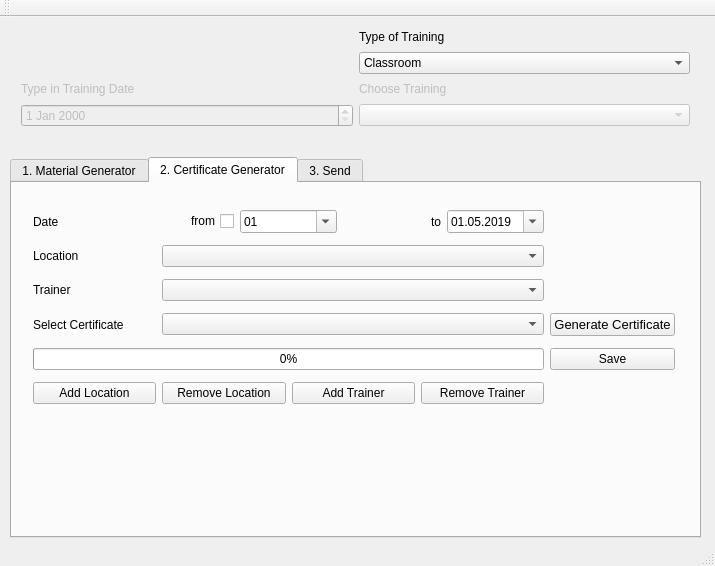
<?xml version="1.0" encoding="UTF-8"?>
<ui version="4.0">
 <class>MainWindow</class>
 <widget class="QMainWindow" name="MainWindow">
  <property name="geometry">
   <rect>
    <x>0</x>
    <y>0</y>
    <width>715</width>
    <height>566</height>
   </rect>
  </property>
  <property name="minimumSize">
   <size>
    <width>626</width>
    <height>566</height>
   </size>
  </property>
  <property name="maximumSize">
   <size>
    <width>900</width>
    <height>900</height>
   </size>
  </property>
  <property name="windowTitle">
   <string>MindSphere Academy Training Tool</string>
  </property>
  <widget class="QWidget" name="centralWidget">
   <widget class="QTabWidget" name="tabWidget">
    <property name="geometry">
     <rect>
      <x>10</x>
      <y>140</y>
      <width>691</width>
      <height>381</height>
     </rect>
    </property>
    <property name="currentIndex">
     <number>1</number>
    </property>
    <widget class="QWidget" name="materialTab">
     <attribute name="title">
      <string>1. Material Generator</string>
     </attribute>
     <widget class="QWidget" name="gridLayoutWidget_2">
      <property name="geometry">
       <rect>
        <x>10</x>
        <y>10</y>
        <width>581</width>
        <height>341</height>
       </rect>
      </property>
      <layout class="QGridLayout" name="gridLayout_2">
       <item row="3" column="0" colspan="4">
        <widget class="QProgressBar" name="progressBarMat">
         <property name="value">
          <number>0</number>
         </property>
        </widget>
       </item>
       <item row="2" column="3">
        <widget class="QPushButton" name="saveMat">
         <property name="text">
          <string>Save </string>
         </property>
        </widget>
       </item>
       <item row="2" column="2">
        <widget class="QPushButton" name="addWat">
         <property name="text">
          <string>Add Watermark</string>
         </property>
        </widget>
       </item>
       <item row="0" column="0" colspan="4">
        <widget class="QTableWidget" name="participants">
         <property name="enabled">
          <bool>true</bool>
         </property>
         <property name="editTriggers">
          <set>QAbstractItemView::AnyKeyPressed|QAbstractItemView::DoubleClicked|QAbstractItemView::EditKeyPressed</set>
         </property>
         <attribute name="horizontalHeaderVisible">
          <bool>false</bool>
         </attribute>
         <attribute name="horizontalHeaderCascadingSectionResizes">
          <bool>false</bool>
         </attribute>
         <attribute name="horizontalHeaderStretchLastSection">
          <bool>true</bool>
         </attribute>
         <column>
          <property name="text">
           <string>Firstname</string>
          </property>
         </column>
         <column>
          <property name="text">
           <string>Lastname</string>
          </property>
         </column>
         <column>
          <property name="text">
           <string>E-Mail</string>
          </property>
         </column>
        </widget>
       </item>
       <item row="1" column="0">
        <widget class="QLabel" name="label_4">
         <property name="text">
          <string>Select Material</string>
         </property>
        </widget>
       </item>
       <item row="2" column="1">
        <widget class="QPushButton" name="addPart">
         <property name="text">
          <string>Add Participant</string>
         </property>
        </widget>
       </item>
       <item row="1" column="1" colspan="3">
        <widget class="QComboBox" name="matCombo"/>
       </item>
       <item row="2" column="0">
        <widget class="QPushButton" name="addMaterial">
         <property name="text">
          <string>Add Material</string>
         </property>
        </widget>
       </item>
      </layout>
     </widget>
    </widget>
    <widget class="QWidget" name="certificateTab">
     <attribute name="title">
      <string>2. Certificate Generator</string>
     </attribute>
     <widget class="QWidget" name="gridLayoutWidget_3">
      <property name="geometry">
       <rect>
        <x>10</x>
        <y>10</y>
        <width>664</width>
        <height>228</height>
       </rect>
      </property>
      <layout class="QGridLayout" name="gridLayout_3">
       <item row="6" column="2">
        <widget class="QPushButton" name="addTrainer">
         <property name="text">
          <string>Add Trainer</string>
         </property>
        </widget>
       </item>
       <item row="6" column="3">
        <widget class="QPushButton" name="removeTrainer">
         <property name="text">
          <string>Remove Trainer</string>
         </property>
        </widget>
       </item>
       <item row="5" column="0" colspan="4">
        <widget class="QProgressBar" name="progressBarCert">
         <property name="value">
          <number>0</number>
         </property>
        </widget>
       </item>
       <item row="6" column="1">
        <widget class="QPushButton" name="removeLocation">
         <property name="text">
          <string>Remove Location</string>
         </property>
        </widget>
       </item>
       <item row="3" column="0">
        <widget class="QLabel" name="label_5">
         <property name="text">
          <string>Select Certificate</string>
         </property>
        </widget>
       </item>
       <item row="3" column="4">
        <widget class="QPushButton" name="generateCert">
         <property name="font">
          <font>
           <pointsize>10</pointsize>
          </font>
         </property>
         <property name="text">
          <string>Generate Certificate</string>
         </property>
        </widget>
       </item>
       <item row="2" column="0">
        <widget class="QLabel" name="label_9">
         <property name="text">
          <string>Trainer</string>
         </property>
        </widget>
       </item>
       <item row="5" column="4">
        <widget class="QPushButton" name="saveCert">
         <property name="text">
          <string>Save</string>
         </property>
        </widget>
       </item>
       <item row="1" column="1" colspan="3">
        <widget class="QComboBox" name="locationCombo"/>
       </item>
       <item row="2" column="1" colspan="3">
        <widget class="QComboBox" name="trainerCombo"/>
       </item>
       <item row="6" column="0">
        <widget class="QPushButton" name="addLocation">
         <property name="text">
          <string>Add Location</string>
         </property>
        </widget>
       </item>
       <item row="1" column="0">
        <widget class="QLabel" name="label_10">
         <property name="text">
          <string>Location</string>
         </property>
        </widget>
       </item>
       <item row="3" column="1" colspan="3">
        <widget class="QComboBox" name="certCombo"/>
       </item>
       <item row="0" column="0" colspan="4">
        <layout class="QHBoxLayout" name="horizontalLayout">
         <item>
          <widget class="QLabel" name="label_8">
           <property name="text">
            <string>Date</string>
           </property>
          </widget>
         </item>
         <item>
          <widget class="QCheckBox" name="checkBoxFrom">
           <property name="layoutDirection">
            <enum>Qt::RightToLeft</enum>
           </property>
           <property name="text">
            <string>from</string>
           </property>
          </widget>
         </item>
         <item>
          <widget class="QDateEdit" name="certDateFrom">
           <property name="displayFormat">
            <string>dd</string>
           </property>
           <property name="calendarPopup">
            <bool>true</bool>
           </property>
           <property name="date">
            <date>
             <year>2019</year>
             <month>5</month>
             <day>1</day>
            </date>
           </property>
          </widget>
         </item>
         <item>
          <widget class="QLabel" name="label_11">
           <property name="text">
            <string>to</string>
           </property>
           <property name="alignment">
            <set>Qt::AlignRight|Qt::AlignTrailing|Qt::AlignVCenter</set>
           </property>
          </widget>
         </item>
         <item>
          <widget class="QDateEdit" name="certDateTo">
           <property name="displayFormat">
            <string>dd.MM.yyyy</string>
           </property>
           <property name="calendarPopup">
            <bool>true</bool>
           </property>
           <property name="date">
            <date>
             <year>2019</year>
             <month>5</month>
             <day>1</day>
            </date>
           </property>
          </widget>
         </item>
        </layout>
       </item>
      </layout>
     </widget>
    </widget>
    <widget class="QWidget" name="sendTab">
     <attribute name="title">
      <string>3. Send</string>
     </attribute>
     <widget class="QWidget" name="gridLayoutWidget_4">
      <property name="geometry">
       <rect>
        <x>0</x>
        <y>10</y>
        <width>601</width>
        <height>341</height>
       </rect>
      </property>
      <layout class="QGridLayout" name="gridLayout_4">
       <item row="2" column="1">
        <widget class="QPushButton" name="openMail">
         <property name="text">
          <string>Open E-Mails</string>
         </property>
        </widget>
       </item>
       <item row="0" column="1">
        <widget class="QLineEdit" name="mailSubText"/>
       </item>
       <item row="1" column="1">
        <widget class="QPlainTextEdit" name="mailText"/>
       </item>
       <item row="0" column="0">
        <widget class="QLabel" name="label_6">
         <property name="text">
          <string>Subject</string>
         </property>
        </widget>
       </item>
       <item row="1" column="0">
        <widget class="QLabel" name="label_7">
         <property name="text">
          <string>E-Mail Content</string>
         </property>
         <property name="alignment">
          <set>Qt::AlignLeading|Qt::AlignLeft|Qt::AlignTop</set>
         </property>
        </widget>
       </item>
      </layout>
     </widget>
    </widget>
   </widget>
   <widget class="QWidget" name="gridLayoutWidget">
    <property name="geometry">
     <rect>
      <x>10</x>
      <y>0</y>
      <width>691</width>
      <height>121</height>
     </rect>
    </property>
    <layout class="QGridLayout" name="gridLayout">
     <item row="3" column="1">
      <widget class="QComboBox" name="trainingCourse">
       <property name="enabled">
        <bool>false</bool>
       </property>
      </widget>
     </item>
     <item row="3" column="0">
      <widget class="QDateEdit" name="trainingDateFilter">
       <property name="enabled">
        <bool>false</bool>
       </property>
      </widget>
     </item>
     <item row="2" column="0">
      <widget class="QLabel" name="label">
       <property name="enabled">
        <bool>false</bool>
       </property>
       <property name="text">
        <string>Type in Training Date</string>
       </property>
      </widget>
     </item>
     <item row="2" column="1">
      <widget class="QLabel" name="label_2">
       <property name="enabled">
        <bool>false</bool>
       </property>
       <property name="text">
        <string>Choose Training</string>
       </property>
      </widget>
     </item>
     <item row="1" column="1">
      <widget class="QComboBox" name="trainingType">
       <item>
        <property name="text">
         <string>Classroom</string>
        </property>
       </item>
       <item>
        <property name="text">
         <string>On-Site</string>
        </property>
       </item>
       <item>
        <property name="text">
         <string>Webinar</string>
        </property>
       </item>
      </widget>
     </item>
     <item row="0" column="1">
      <widget class="QLabel" name="label_3">
       <property name="text">
        <string>Type of Training</string>
       </property>
      </widget>
     </item>
    </layout>
   </widget>
  </widget>
  <widget class="QToolBar" name="mainToolBar">
   <attribute name="toolBarArea">
    <enum>TopToolBarArea</enum>
   </attribute>
   <attribute name="toolBarBreak">
    <bool>false</bool>
   </attribute>
  </widget>
  <widget class="QStatusBar" name="statusBar"/>
 </widget>
 <layoutdefault spacing="6" margin="11"/>
 <resources/>
 <connections/>
</ui>
